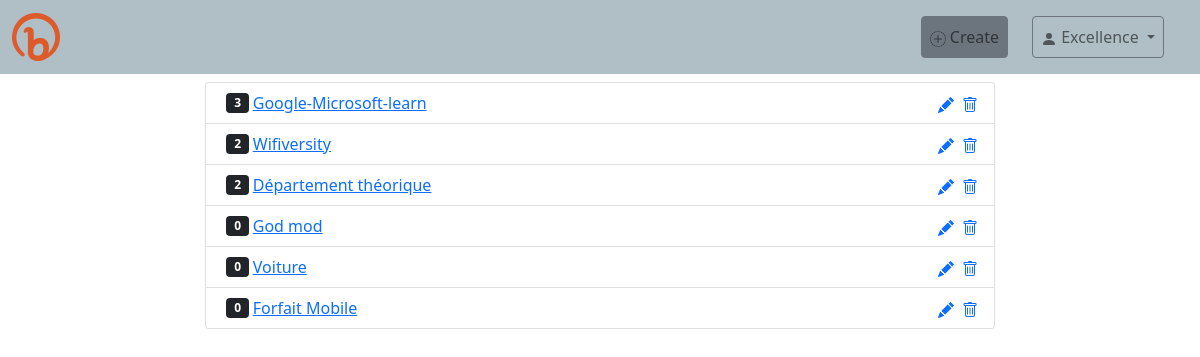
The app's page / (signed in) with its own data.
### mini_url/models.py (models this page shows, shortened)
class MiniUrl(models.Model):
    url = models.URLField(unique=True)
    code = models.CharField(max_length=30, unique=True)
    date = models.DateTimeField(auto_now_add=True)
    pseudo = models.CharField(max_length=30, blank=True, null=True)
    nb_access = models.IntegerField(default=0)
    author = models.ForeignKey(User, on_delete=models.CASCADE)
    """def save(self, *args, **kwargs):
        if not self.pk:
            self.generate(6)

        super(MiniUrl, self).save(*args, **kwargs)

    def generate(self, nb):
        caracters = string.ascii_letters + string.digits
        code_list = [random.choice(caracters) for _ in range(nb)]
        code = ''.join(code_list)

        while self.objects.filter(code=code).exists():
            code_list = [random.choice(caracters) for _ in range(nb)]
            code = ''.join(code_list)

        self.code = code"""

### mini_url/views.py (the view)
# urls.py: path('', views.HomeView.as_view(), name='home'),
@method_decorator(login_required, name='dispatch')
class HomeView(generic.ListView):
    model = MiniUrl
    context_object_name = 'minis'
    template_name = 'mini_url/home.html'
    def get_queryset(self):
        return MiniUrl.objects.filter(author=self.request.user)

### mini_url/templates/mini_url/home.html (shortened to what this page needs)
{% extends 'base.html' %}
{% load static %}
{% block head %}
<link rel="stylesheet" href="{% static 'mini_url/css/bootstrap.min.css' %}">
{% endblock %}
{% block content %}
<nav class="navbar navbar-expand-md navbar-light" style="background-color: #b0bec5;">
    <div class="container-fluid">
        <div class="navbar-brand">
            <a href="{% url 'home' %}">
                <img src="{% static 'mini_url/images/Bitly_icon-icons.com_66736.png' %}" alt="Bitly-Icon" class="img-fluid">
            </a>
        </div>
        <div class="collapse navbar-collapse" id="collapse">
            <ul class="navbar-nav">
                <li class="nav-item">
                    <a href="{% url 'create' %}" class="nav-link btn btn-secondary">
                        Create
                    </a>
                </li>
                <li class="nav-item dropdown mx-md-4">
                    <a class="nav-link btn btn-outline-secondary dropdown-toggle text-center" data-bs-toggle="dropdown">
                        <svg xmlns="http://www.w3.org/2000/svg" width="16" height="16" fill="currentColor" class="bi bi-person-fill" viewBox="0 0 16 16">
                            <path d="M3 14s-1 0-1-1 1-4 6-4 6 3 6 4-1 1-1 1H3zm5-6a3 3 0 1 0 0-6 3 3 0 0 0 0 6z"/>
                        </svg>
                        {{ request.user }}
                    </a>
                </li>
            </ul>
        </div>
    </div>
</nav>
<div class="container-fluid">
    <div class="row">
        <div class="col-12 p-2">
            <ul class="list-group offset-md-2 col-md-8">
                {% for mini in minis %}
                <li class="list-group-item d-flex align-items-center">
                    <span class="badge bg-dark mx-1">{{ mini.nb_access }}</span>
                    <a href="{% url 'redirect' mini.code %}" target="_blank">{{ mini.pseudo }}</a>
                    <div class="mx-2">
                        <a href="{% url 'update' mini.code %}">
                        </a>
                    </div>
                    <div>
                        <a href="{% url 'delete' mini.code %}">
                        </a>
                    </div>
                </li>
                {% empty %}
                <h2 class="h2">Rien à afficher</h2>
                {% endfor %}
            </ul>
        </div>
    </div>
</div>
{% endblock %}

### records on screen
MiniUrl: nb_access "3", pseudo "Google-Microsoft-learn"
MiniUrl: nb_access "2", pseudo "Wifiversity"
MiniUrl: nb_access "2", pseudo "Département théorique"
MiniUrl: nb_access "0", pseudo "God mod"
MiniUrl: nb_access "0", pseudo "Voiture"
MiniUrl: nb_access "0", pseudo "Forfait Mobile"

### other values on screen
{{ request.user }} "Excellence"
